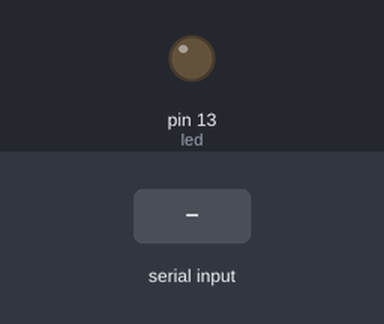
Bench run of a sketch on a simulated Arduino Uno, built with avr-gcc and run on an emulated ATmega328P. Parts: output pins drawn as LEDs (lit = HIGH). Inputs (shaded band) come from the test bench.

Above: at 1.2 s.
1.3 s: "x\n" received over Serial
At 1.7 s:
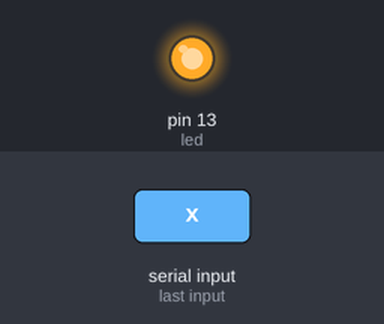
2.8 s: "xx\n" received over Serial
At 4.0 s:
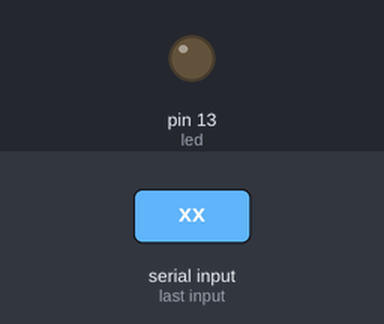
4.3 s: "xxx\n" received over Serial
At 5.2 s:
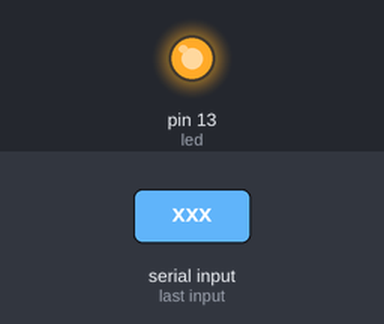
Timing chart, 0 to 7.3 s (numbered marks = the images above; inputs shaded):
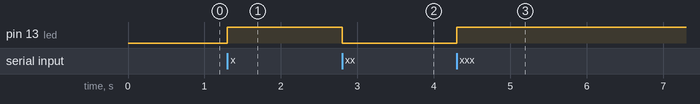

The sketch:

arduino_mock_keyence.ino.ino
```cpp
/*
 * Author: Manash Kumar Mandal
 * Example For receiving data from SerialPort
 */

#define BAUD 115200
#define DELAY_TIME 100
#define led 13


String receivedString;

void setup() {
  Serial.begin(BAUD);
  pinMode(led, OUTPUT);
}

void loop() {
  if (Serial.available() > 0){
    receivedString = Serial.readStringUntil('\n');
  }

  if (receivedString.equals("x"))
  {
    digitalWrite(led, HIGH);
    delay(100);
  }
  if (receivedString.equals("xx"))
  {
    digitalWrite(led, LOW);
  }
   if (receivedString.equals("xxx"))
  {
    digitalWrite(led, HIGH);
  }
}
```

Measured:
- after the input at 1.3 s, pin 13 (led): LOW → HIGH at once
- after the input at 2.8 s, pin 13 (led): HIGH → LOW at once
- after the input at 4.3 s, pin 13 (led): LOW → HIGH at once
